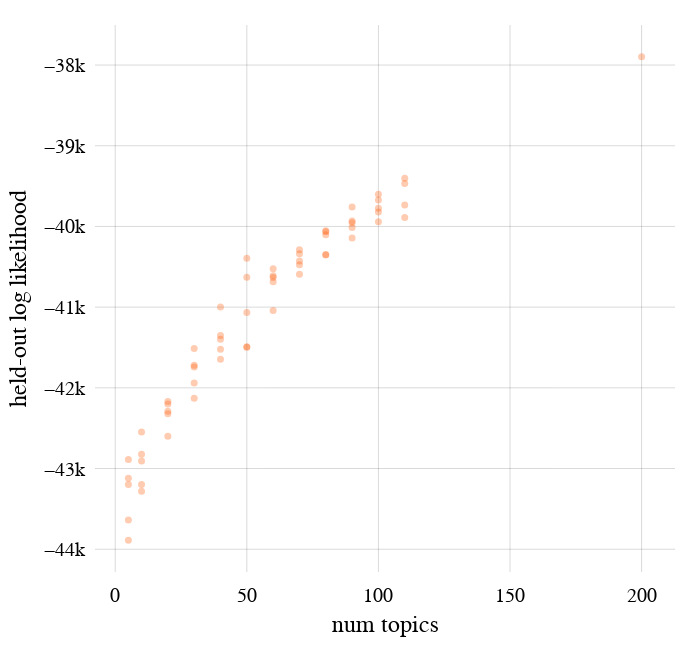

Notebook cell for this chart:
### Code cell
def make_traces():
    s, o = 7, 0.3
    return [
        go.Scatter(
            y=[ll for k, ll in results],
            x=[k for k, ll in results],
            mode='markers',
            marker=dict(
                size=s,
                color='#FF5500',
                opacity=o
            ),
            # name=f"markers: Other N={len(oth)}"
        ),
    ]

fig = sp.make_subplots(
    rows=1, cols=1, shared_xaxes=True, shared_yaxes=True, horizontal_spacing=0.02,
    # x_title="% Completeness"
)
for i, tr in enumerate(make_traces()):
    fig.add_trace(tr, row=1, col=i+1)
_layout = layout.copy()
_layout.update(dict(
    width=700,
    height=650,
    # xaxis2=dict(title="", **axis_desc),
    xaxis=dict(title="num topics", **axis_desc),
    yaxis=dict(title="held-out log likelihood", **axis_desc),
))
fig.update_annotations(font_size=24)
fig.update_layout(go.Layout(**_layout))
fig.show()

### Figure 1 — Plotly figure (JSON) as saved in the notebook; plotly's stock layout.template omitted (floating-point values rounded to 4 significant figures)
{"data": [{"marker": {"color": "#FF5500", "opacity": 0.3, "size": 7}, "mode": "markers", "type": "scatter", "x": [20, 80, 20, 100, 10, 110, 40, 20, 100, 5, 10, 90, 70, 60, 90, 60, 40, 10, 50, 10, 200, 90, 30, 110, 50, 30, 20, 100, 30, 60, 70, 60, 50, 30, 30, 20, 80, 100, 110, 70, 50, 110, 70, 5, 90, 80, 40, 40, 50, 80, 100, 70, 5, 80, 10, 5, 40, 90, 5, 60], "xaxis": "x", "y": [-42200.0, -40050.0, -42170.0, -39820.0, -43200.0, -39470.0, -41640.0, -42320.0, -39780.0, -43200.0, -42550.0, -39760.0, -40340.0, -40610.0, -39930.0, -40520.0, -41350.0, -43280.0, -41070.0, -42910.0, -37900.0, -39950.0, -41940.0, -39400.0, -41490.0, -41740.0, -42600.0, -39940.0, -41510.0, -41040.0, -40290.0, -40630.0, -41500.0, -42130.0, -41720.0, -42290.0, -40350.0, -39670.0, -39890.0, -40430.0, -40390.0, -39730.0, -40480.0, -43120.0, -40010.0, -40100.0, -41520.0, -41400.0, -40630.0, -40350.0, -39600.0, -40590.0, -43640.0, -40070.0, -42820.0, -43890.0, -41000.0, -40140.0, -42890.0, -40690.0], "yaxis": "y"}], "layout": {"autosize": false, "font": {"color": "black", "family": "Times New Roman", "size": 20}, "height": 650, "margin": {"b": 25, "l": 25, "pad": 5, "r": 25, "t": 25}, "plot_bgcolor": "white", "width": 700, "xaxis": {"anchor": "y", "domain": [0, 1], "gridcolor": "rgba(0, 0, 0, 0.15)", "linecolor": "rgba(0, 0, 0, 0)", "title": {"text": "num topics"}, "zerolinecolor": "rgba(0, 0, 0, 0.15)", "zerolinewidth": 1}, "xaxis2": {"gridcolor": "rgba(0, 0, 0, 0.15)", "linecolor": "rgba(0, 0, 0, 0)", "zerolinecolor": "rgba(0, 0, 0, 0.15)", "zerolinewidth": 1}, "yaxis": {"anchor": "x", "domain": [0, 1], "gridcolor": "rgba(0, 0, 0, 0.15)", "linecolor": "rgba(0, 0, 0, 0)", "title": {"text": "held-out log likelihood"}, "zerolinecolor": "rgba(0, 0, 0, 0.15)", "zerolinewidth": 1}, "yaxis2": {"gridcolor": "rgba(0, 0, 0, 0.15)", "linecolor": "rgba(0, 0, 0, 0)", "zerolinecolor": "rgba(0, 0, 0, 0.15)", "zerolinewidth": 1}}}
